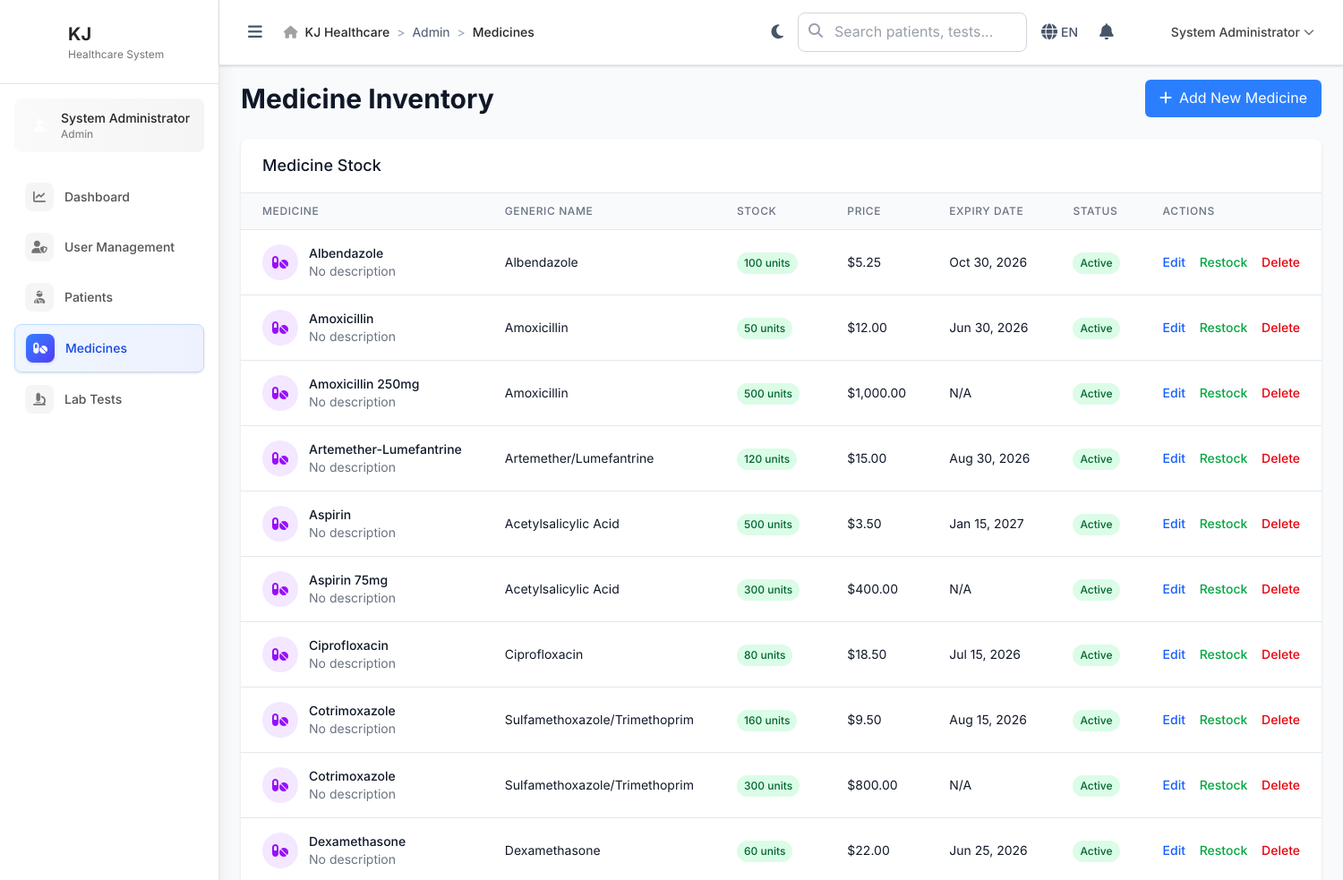
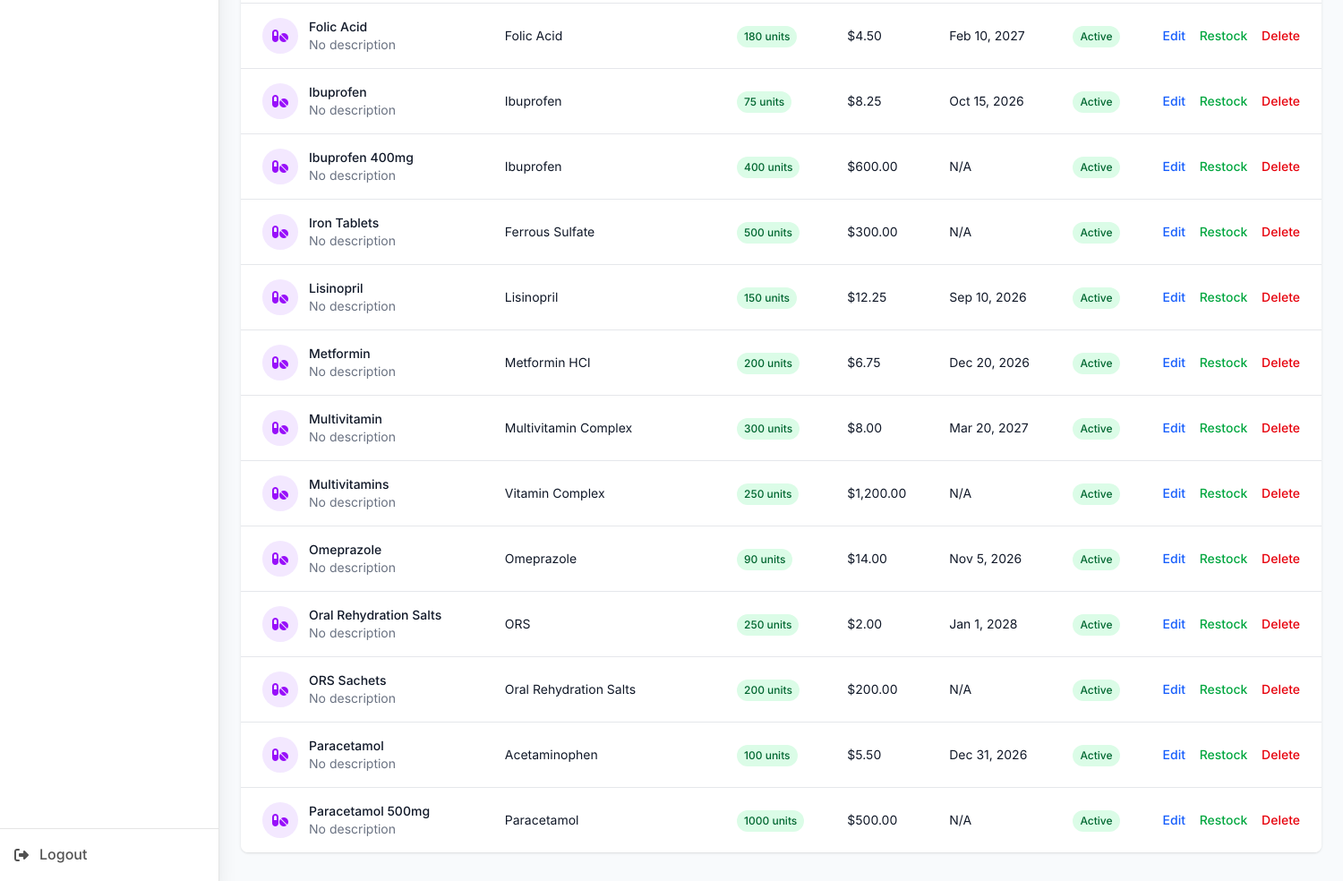
/admin/medicines (signed in), run on an earlier commit of the app's database (2 pictures, top to bottom).
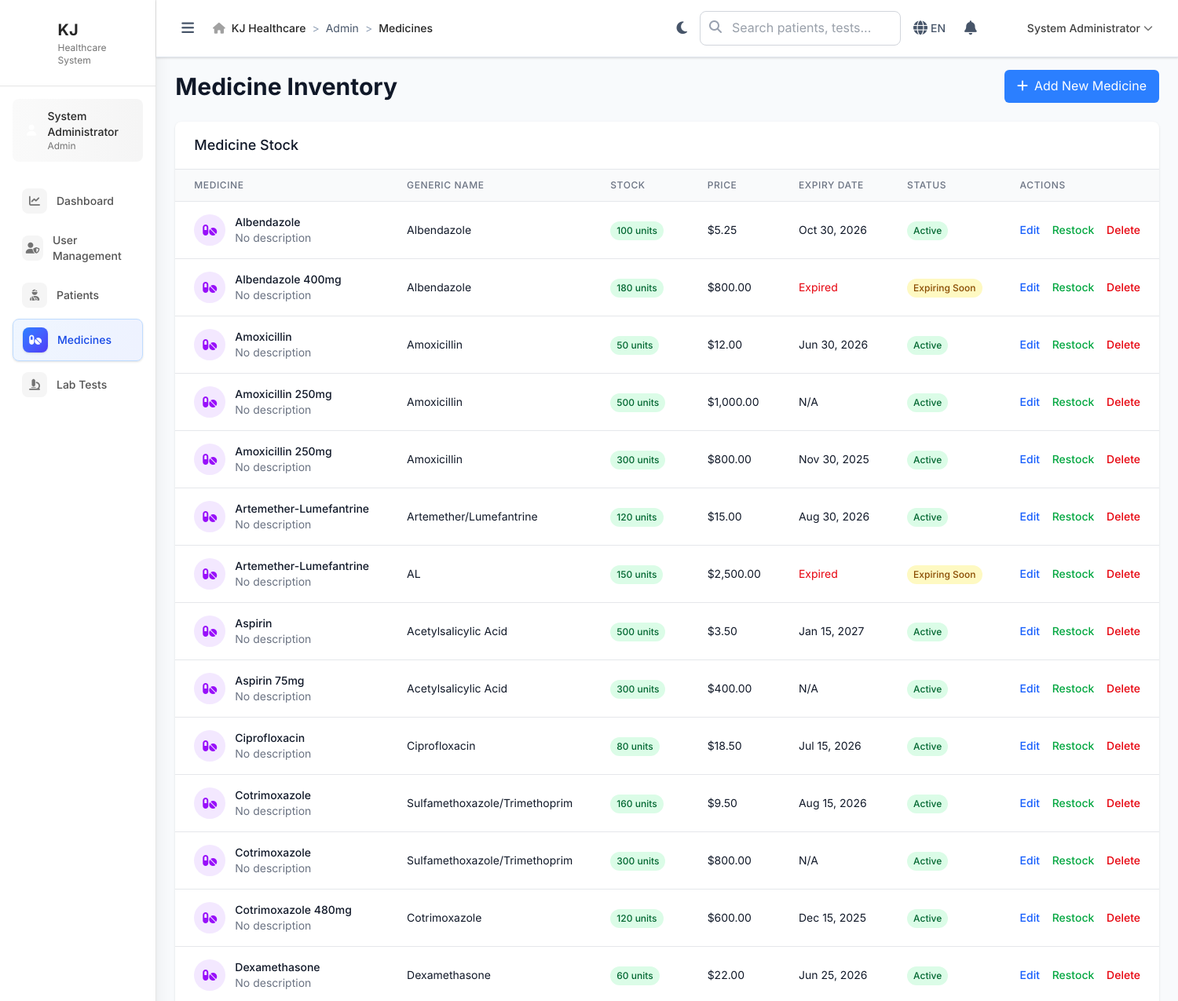
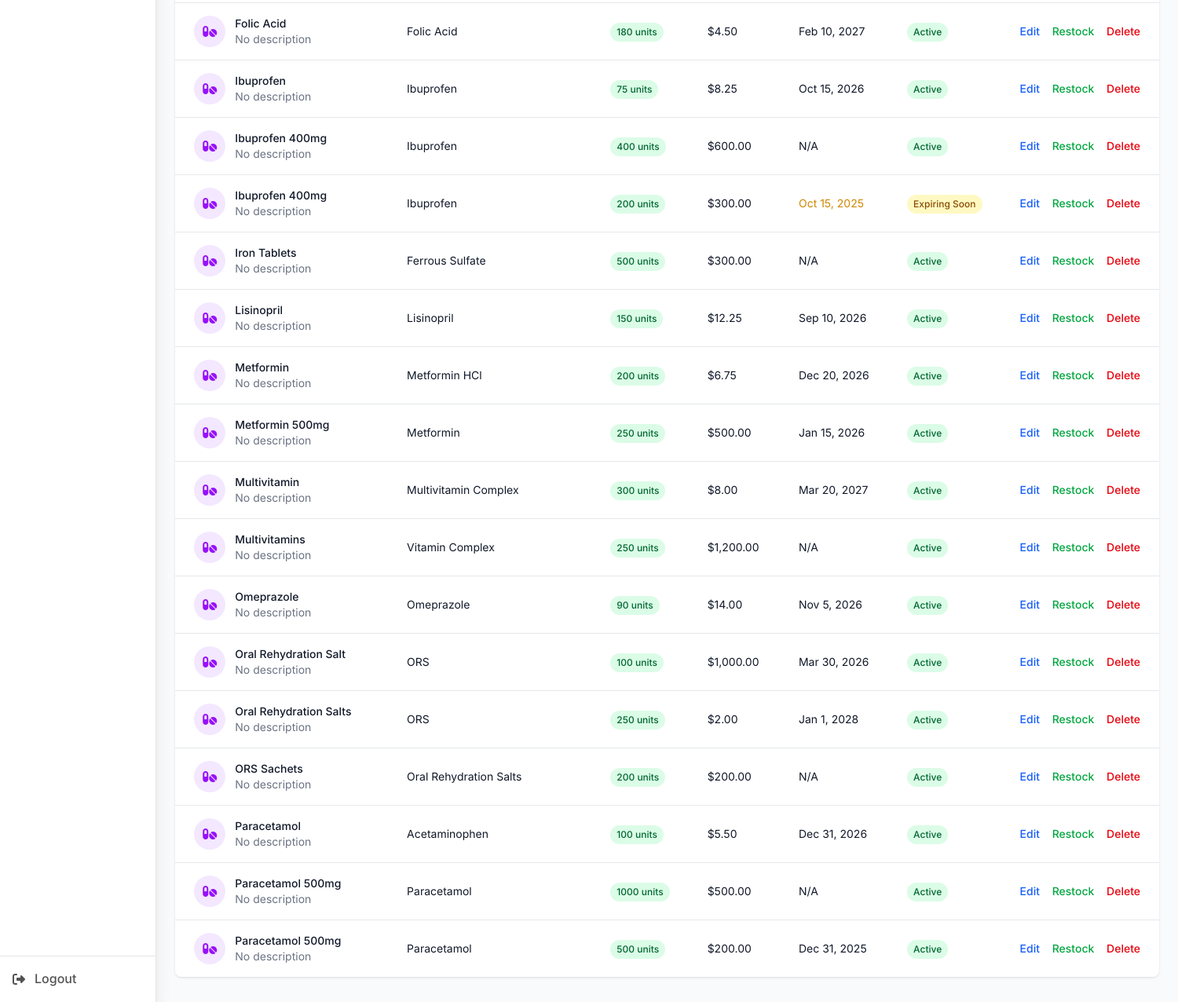
And on a later commit of the database (2 pictures, top to bottom).
### tables this page shows
CREATE TABLE `medicines` (
  `id` int NOT NULL,
  `name` varchar(100) NOT NULL,
  `generic_name` varchar(100) DEFAULT NULL,
  `description` text,
  `stock_quantity` int NOT NULL DEFAULT '0',
  `unit_price` decimal(10,2) NOT NULL,
  `expiry_date` date DEFAULT NULL,
  `supplier` varchar(100) DEFAULT NULL,
  `created_at` timestamp NOT NULL DEFAULT CURRENT_TIMESTAMP,
  `updated_at` timestamp NOT NULL DEFAULT CURRENT_TIMESTAMP ON UPDATE CURRENT_TIMESTAMP
);

### includes/BaseController.php (called while the page is built, shortened)
<?php
class BaseController {
    public function __construct() {
        global $pdo;
        $this->pdo = $pdo;
    }
    protected function render($view, $data = []) {
        extract($data);
        include __DIR__ . "/../views/{$view}.php";
    $content = ob_get_clean();
    $base = defined('BASE_PATH') ? BASE_PATH : '/' . basename(dirname(__DIR__));
    $content = str_replace(['/KJ/', '/ZAHANATI/'], rtrim($base, '/') . '/', $content);
        $BASE_PATH = defined('BASE_PATH') ? BASE_PATH : (rtrim(str_replace('\\', '/', dirname($_SERVER['SCRIPT_NAME'] ?? '/')), '/') ?: '');
        include __DIR__ . '/../views/layouts/main.php';
    }
}
?>

### controllers/AdminController.php (called while the page is built, shortened)
<?php
require_once __DIR__ . '/../includes/BaseController.php';
class AdminController extends BaseController {
    public function medicines() {
        $medicines = $this->pdo->query("SELECT id, name, generic_name, stock_quantity, unit_price, expiry_date FROM medicines ORDER BY name")->fetchAll();
        $this->render('admin/medicines', [
            'medicines' => $medicines
        ]);
    }
}
?>

### index.php (called while the page is built, shortened)
<?php
$request = $_SERVER['REQUEST_URI'];
$path = parse_url($request, PHP_URL_PATH);
if (strpos($path, BASE_PATH) === 0) {
    $path = substr($path, strlen(BASE_PATH));
}
$path = ltrim($path, '/');
$segments = explode('/', $path);
$controller = $segments[0] ?? 'auth';
$action = $segments[1] ?? 'login';
try {
    $controllerInstance = new $controllerClass();
    $params = array_slice($segments, 2);
    call_user_func_array([$controllerInstance, $action], $params);
} catch (Throwable $e) {
    Logger::error("Error in controller: " . $e->getMessage(), [
        'controller' => $controller,
        'action' => $action,
        'file' => $e->getFile(),
        'line' => $e->getLine(),
        'trace' => $e->getTraceAsString()
    ]);
    error_log("Error in controller: " . $e->getMessage());
    http_response_code(500);
    echo "Internal server error";
}
?>

### views/admin/medicines.php (the view, shortened to what the changed rows need)
<div class="space-y-6">
    <div class="flex items-center justify-between">
        <h1 class="text-3xl font-bold text-gray-900">Medicine Inventory</h1>
    </div>
    <div class="bg-white rounded-lg shadow overflow-hidden">
        <div class="overflow-x-auto">
            <table class="min-w-full divide-y divide-gray-200">
                <thead class="bg-gray-50">
                    <tr>
                        <th class="px-6 py-3 text-left text-xs font-medium text-gray-500 uppercase tracking-wider">Medicine</th>
                        <th class="px-6 py-3 text-left text-xs font-medium text-gray-500 uppercase tracking-wider">Generic Name</th>
                        <th class="px-6 py-3 text-left text-xs font-medium text-gray-500 uppercase tracking-wider">Stock</th>
                        <th class="px-6 py-3 text-left text-xs font-medium text-gray-500 uppercase tracking-wider">Price</th>
                        <th class="px-6 py-3 text-left text-xs font-medium text-gray-500 uppercase tracking-wider">Expiry Date</th>
                        <th class="px-6 py-3 text-left text-xs font-medium text-gray-500 uppercase tracking-wider">Status</th>
                        <th class="px-6 py-3 text-left text-xs font-medium text-gray-500 uppercase tracking-wider">Actions</th>
                    </tr>
                </thead>
                <tbody class="bg-white divide-y divide-gray-200">
                    <?php foreach ($medicines as $medicine): ?>
                    <tr class="hover:bg-gray-50">
                        <td class="px-6 py-4 whitespace-nowrap">
                            <div class="flex items-center">
                                <div class="w-10 h-10 bg-purple-100 rounded-full flex items-center justify-center mr-3">
                                    <i class="fas fa-pills text-purple-600"></i>
                                </div>
                                <div>
                                    <div class="text-sm font-medium text-gray-900">
                                        <?php echo htmlspecialchars($medicine['name']); ?>
                                    </div>
                                    <div class="text-sm text-gray-500">
                                        <?php echo htmlspecialchars($medicine['description'] ?? 'No description'); ?>
                                    </div>
                                </div>
                            </div>
                        </td>
                        <td class="px-6 py-4 whitespace-nowrap text-sm text-gray-900">
                            <?php echo htmlspecialchars($medicine['generic_name'] ?? 'N/A'); ?>
                        </td>
                        <td class="px-6 py-4 whitespace-nowrap">
                            <span class="inline-flex px-2 py-1 text-xs font-medium rounded-full
                                <?php
                                if ($medicine['stock_quantity'] <= 5) {
                                    echo 'bg-red-100 text-red-800';
                                } elseif ($medicine['stock_quantity'] <= 20) {
                                    echo 'bg-yellow-100 text-yellow-800';
                                } else {
                                    echo 'bg-green-100 text-green-800';
                                }
                                ?>">
                                <?php echo $medicine['stock_quantity']; ?> units
                            </span>
                        </td>
                        <td class="px-6 py-4 whitespace-nowrap text-sm text-gray-900">
                            $<?php echo number_format($medicine['unit_price'], 2); ?>
                        </td>
                        <td class="px-6 py-4 whitespace-nowrap text-sm text-gray-900">
                            <?php
                            if ($medicine['expiry_date']) {
                                $expiry = strtotime($medicine['expiry_date']);
                                $today = strtotime('today');
                                $days_until_expiry = floor(($expiry - $today) / (60*60*24));
                                if ($days_until_expiry < 0) {
                                    echo '<span class="text-red-600">Expired</span>';
                                } elseif ($days_until_expiry <= 30) {
                                    echo '<span class="text-yellow-600">' . date('M j, Y', $expiry) . '</span>';
                                } else {
                                    echo date('M j, Y', $expiry);
                                }
                            } else {
                                echo 'N/A';
                            }
                            ?>
                        </td>
                        <td class="px-6 py-4 whitespace-nowrap">
                            <?php
                            $status = 'Active';
                            $status_class = 'bg-green-100 text-green-800';
                            if ($medicine['stock_quantity'] <= 5) {
                                $status = 'Low Stock';
                                $status_class = 'bg-red-100 text-red-800';
                            } elseif ($medicine['expiry_date'] && strtotime($medicine['expiry_date']) < strtotime('+30 days')) {
                                $status = 'Expiring Soon';
                                $status_class = 'bg-yellow-100 text-yellow-800';
                            }
                            echo '<span class="inline-flex px-2 py-1 text-xs font-medium rounded-full ' . $status_class . '">' . $status . '</span>';
                            ?>
                        </td>
                        <td class="px-6 py-4 whitespace-nowrap text-sm font-medium">
                            <a href="#" class="text-blue-600 hover:text-blue-900 mr-3">Edit</a>
                            <a href="#" class="text-green-600 hover:text-green-900 mr-3">Restock</a>
                            <a href="#" class="text-red-600 hover:text-red-900">Delete</a>
                        </td>
                    </tr>
                    <?php endforeach; ?>
                </tbody>
            </table>
        </div>
    </div>
</div>

### views/layouts/main.php (shortened to what the changed rows need)
<!DOCTYPE html>
<html lang="en">
<head>
    <link rel="stylesheet" href="/assets/css/tailwind.css">
    <link rel="stylesheet" href="/assets/css/fontawesome.min.css">
    <link rel="stylesheet" href="/assets/css/fonts.css">
</head>
<body class="bg-gray-100">
    <?php if (isset($_SESSION['user_id'])): ?>
    <div class="flex min-h-screen">
        <div id="sidebar" class="sidebar w-64 bg-white shadow-xl min-h-screen flex flex-col border-r border-neutral-200">
            <div class="flex-1 p-4 overflow-y-auto custom-scrollbar">
                <nav class="space-y-1">
                    <?php
                    $role = $_SESSION['user_role'];
                    $menu_items = [];
                    $current_path = trim(parse_url($_SERVER['REQUEST_URI'], PHP_URL_PATH), '/');
                    if ($role === 'admin') {
                        $menu_items = [
                            ['url' => 'admin/dashboard', 'icon' => 'fas fa-chart-line', 'text' => 'Dashboard'],
                            ['url' => 'admin/users', 'icon' => 'fas fa-user-shield', 'text' => 'User Management'],
                            ['url' => 'admin/patients', 'icon' => 'fas fa-user-injured', 'text' => 'Patients'],
                            ['url' => 'admin/medicines', 'icon' => 'fas fa-pills', 'text' => 'Medicines'],
                            ['url' => 'admin/tests', 'icon' => 'fas fa-microscope', 'text' => 'Lab Tests'],
                        ];
                    }
                    ?>
                    <?php foreach ($menu_items as $item):
                        $is_active = (strpos($current_path, $item['url']) !== false);
                        $color = isset($item['color']) ? $item['color'] : 'blue';
                    ?>
                    <a href="<?php echo htmlspecialchars($BASE_PATH); ?>/<?php echo $item['url']; ?>"
                       class="group flex items-center justify-between px-3 py-2.5 rounded-lg transition-all duration-200 <?php echo $is_active ? 'bg-gradient-to-r from-blue-50 to-indigo-50 border border-blue-200 text-blue-700 shadow-sm' : 'text-neutral-600 hover:bg-gradient-to-r hover:from-neutral-50 hover:to-neutral-100 hover:text-neutral-800'; ?>"
                       onclick="closeSidebarOnMobile()">
                        <div class="flex items-center space-x-3">
                            <div class="w-8 h-8 rounded-lg flex items-center justify-center transition-all duration-200 <?php echo $is_active ? 'bg-gradient-to-br from-blue-500 to-indigo-600 text-white shadow-sm' : 'bg-neutral-100 text-neutral-500 group-hover:bg-gradient-to-br group-hover:from-' . $color . '-500 group-hover:to-' . $color . '-600 group-hover:text-white'; ?>">
                                <i class="<?php echo $item['icon']; ?> text-sm"></i>
                            </div>
                            <span class="font-medium text-sm"><?php echo $item['text']; ?></span>
                        </div>
                    </a>
                    <?php endforeach; ?>
                </nav>
            </div>
        </div>
        <div class="flex-1 flex flex-col min-h-screen">
            <div class="top-header">
                <div class="px-4 md:px-6 py-3">
                    <div class="flex items-center justify-between">
                        <div class="flex items-center space-x-4">
                            <nav class="breadcrumb hidden md:flex">
                                <?php
                                $current_page = trim(parse_url($_SERVER['REQUEST_URI'], PHP_URL_PATH), '/');
                                $breadcrumbs = [];
                                $parts = explode('/', $current_page);
                                if (count($parts) >= 1 && $parts[0]) {
                                    $breadcrumbs[] = ['text' => ucfirst($parts[0]), 'url' => $parts[0]];
                                    if (count($parts) >= 2 && $parts[1]) {
                                        $breadcrumbs[] = ['text' => ucfirst(str_replace('_', ' ', $parts[1])), 'url' => null];
                                    }
                                }
                                ?>
                                <?php foreach ($breadcrumbs as $index => $crumb): ?>
                                <div class="breadcrumb-item">
                                    <?php if ($crumb['url'] && $index < count($breadcrumbs) - 1): ?>
                                        <a href="<?= htmlspecialchars($BASE_PATH) ?>/<?= htmlspecialchars($crumb['url']) ?>"
                                           class="breadcrumb-link"><?= htmlspecialchars($crumb['text']) ?></a>
                                    <?php else: ?>
                                        <span class="text-neutral-800 font-medium"><?= htmlspecialchars($crumb['text']) ?></span>
                                    <?php endif; ?>
                                </div>
                                <?php endforeach; ?>
                            </nav>
                        </div>
                    </div>
                </div>
            </div>
            <main class="flex-1 overflow-auto custom-scrollbar main-content-area">
                <div class="fade-in">
                    <?php echo $content; ?>
                </div>
            </main>
        </div>
    </div>
    <?php endif; ?>
</body>
</html>

What changed in the data, as far as the page shows it:
added medicines: name "Albendazole 400mg", description "No description", generic_name "Albendazole", stock_quantity "180", unit_price "800.00", shows "Expired", status "Expiring Soon"
added medicines: name "Amoxicillin 250mg", description "No description", generic_name "Amoxicillin", stock_quantity "300", unit_price "800.00", expiry_date "Nov 30, 2025", status "Active"
added medicines: name "Artemether-Lumefantrine", description "No description", generic_name "AL", stock_quantity "150", unit_price "2,500.00", shows "Expired", status "Expiring Soon"
added medicines: name "Cotrimoxazole 480mg", description "No description", generic_name "Cotrimoxazole", stock_quantity "120", unit_price "600.00", expiry_date "Dec 15, 2025", status "Active"
added medicines: name "Ibuprofen 400mg", description "No description", generic_name "Ibuprofen", stock_quantity "200", unit_price "300.00", expiry_date "Oct 15, 2025", status "Expiring Soon"
added medicines: name "Metformin 500mg", description "No description", generic_name "Metformin", stock_quantity "250", unit_price "500.00", expiry_date "Jan 15, 2026", status "Active"
added medicines: name "Oral Rehydration Salt", description "No description", generic_name "ORS", stock_quantity "100", unit_price "1,000.00", expiry_date "Mar 30, 2026", status "Active"
added medicines: name "Paracetamol 500mg", description "No description", generic_name "Paracetamol", stock_quantity "500", unit_price "200.00", expiry_date "Dec 31, 2025", status "Active"
